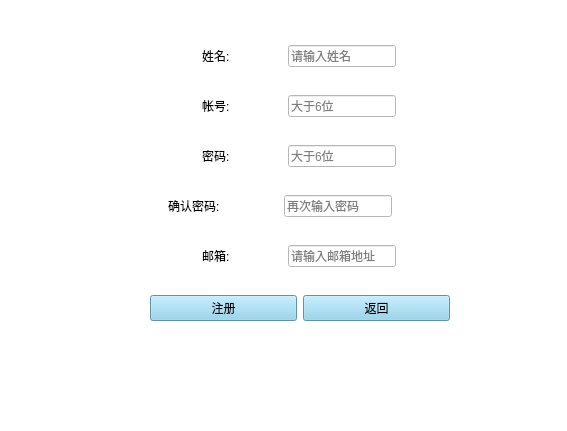
<?xml version="1.0" encoding="UTF-8"?>
<ui version="4.0">
 <class>register_window</class>
 <widget class="QMainWindow" name="register_window">
  <property name="geometry">
   <rect>
    <x>0</x>
    <y>0</y>
    <width>567</width>
    <height>431</height>
   </rect>
  </property>
  <property name="sizePolicy">
   <sizepolicy hsizetype="Preferred" vsizetype="Preferred">
    <horstretch>56</horstretch>
    <verstretch>43</verstretch>
   </sizepolicy>
  </property>
  <property name="font">
   <font>
    <family>YaHei Monaco Hybird</family>
    <pointsize>12</pointsize>
    <weight>50</weight>
    <italic>false</italic>
    <bold>false</bold>
   </font>
  </property>
  <property name="windowTitle">
   <string>注册</string>
  </property>
  <property name="styleSheet">
   <string notr="true">* {
	background-color: white;
	font: 12pt &quot;YaHei Monaco Hybird&quot;;
}
QPushButton{
	background-color: skyblue;
}
QLabel{
	font: 12pt &quot;YaHei Monaco Hybird&quot;;
}</string>
  </property>
  <widget class="QWidget" name="centralwidget">
   <widget class="QWidget" name="layoutWidget">
    <property name="geometry">
     <rect>
      <x>150</x>
      <y>290</y>
      <width>300</width>
      <height>36</height>
     </rect>
    </property>
    <layout class="QHBoxLayout" name="horizontalLayout_6">
     <item>
      <widget class="QPushButton" name="register_bt">
       <property name="text">
        <string>注册</string>
       </property>
      </widget>
     </item>
     <item>
      <widget class="QPushButton" name="return_bt">
       <property name="text">
        <string>返回</string>
       </property>
      </widget>
     </item>
    </layout>
   </widget>
   <widget class="QWidget" name="layoutWidget_2">
    <property name="geometry">
     <rect>
      <x>150</x>
      <y>140</y>
      <width>300</width>
      <height>33</height>
     </rect>
    </property>
    <layout class="QHBoxLayout" name="horizontalLayout_3">
     <item>
      <widget class="QLabel" name="pwd_lab">
       <property name="sizePolicy">
        <sizepolicy hsizetype="Fixed" vsizetype="Fixed">
         <horstretch>60</horstretch>
         <verstretch>30</verstretch>
        </sizepolicy>
       </property>
       <property name="text">
        <string>密码:</string>
       </property>
       <property name="textFormat">
        <enum>Qt::PlainText</enum>
       </property>
       <property name="buddy">
        <cstring>un_le</cstring>
       </property>
      </widget>
     </item>
     <item>
      <widget class="QLineEdit" name="pwd_le">
       <property name="sizePolicy">
        <sizepolicy hsizetype="Fixed" vsizetype="Fixed">
         <horstretch>200</horstretch>
         <verstretch>30</verstretch>
        </sizepolicy>
       </property>
       <property name="baseSize">
        <size>
         <width>220</width>
         <height>30</height>
        </size>
       </property>
       <property name="text">
        <string/>
       </property>
       <property name="echoMode">
        <enum>QLineEdit::Password</enum>
       </property>
       <property name="placeholderText">
        <string>大于6位</string>
       </property>
      </widget>
     </item>
    </layout>
   </widget>
   <widget class="QWidget" name="">
    <property name="geometry">
     <rect>
      <x>150</x>
      <y>40</y>
      <width>300</width>
      <height>33</height>
     </rect>
    </property>
    <layout class="QHBoxLayout" name="horizontalLayout">
     <item>
      <widget class="QLabel" name="name_lab">
       <property name="sizePolicy">
        <sizepolicy hsizetype="Fixed" vsizetype="Fixed">
         <horstretch>60</horstretch>
         <verstretch>30</verstretch>
        </sizepolicy>
       </property>
       <property name="text">
        <string>姓名:</string>
       </property>
       <property name="textFormat">
        <enum>Qt::PlainText</enum>
       </property>
       <property name="buddy">
        <cstring></cstring>
       </property>
      </widget>
     </item>
     <item>
      <widget class="QLineEdit" name="name_le">
       <property name="sizePolicy">
        <sizepolicy hsizetype="Fixed" vsizetype="Fixed">
         <horstretch>200</horstretch>
         <verstretch>30</verstretch>
        </sizepolicy>
       </property>
       <property name="baseSize">
        <size>
         <width>220</width>
         <height>30</height>
        </size>
       </property>
       <property name="text">
        <string/>
       </property>
       <property name="placeholderText">
        <string>请输入姓名</string>
       </property>
      </widget>
     </item>
    </layout>
   </widget>
   <widget class="QWidget" name="">
    <property name="geometry">
     <rect>
      <x>110</x>
      <y>190</y>
      <width>340</width>
      <height>33</height>
     </rect>
    </property>
    <layout class="QHBoxLayout" name="horizontalLayout_4">
     <item>
      <widget class="QLabel" name="confirm_lab">
       <property name="sizePolicy">
        <sizepolicy hsizetype="Fixed" vsizetype="Fixed">
         <horstretch>60</horstretch>
         <verstretch>30</verstretch>
        </sizepolicy>
       </property>
       <property name="text">
        <string>确认密码:</string>
       </property>
       <property name="textFormat">
        <enum>Qt::PlainText</enum>
       </property>
       <property name="buddy">
        <cstring></cstring>
       </property>
      </widget>
     </item>
     <item>
      <widget class="QLineEdit" name="confirm_le">
       <property name="sizePolicy">
        <sizepolicy hsizetype="Fixed" vsizetype="Fixed">
         <horstretch>200</horstretch>
         <verstretch>30</verstretch>
        </sizepolicy>
       </property>
       <property name="baseSize">
        <size>
         <width>220</width>
         <height>30</height>
        </size>
       </property>
       <property name="text">
        <string/>
       </property>
       <property name="echoMode">
        <enum>QLineEdit::Password</enum>
       </property>
       <property name="placeholderText">
        <string>再次输入密码</string>
       </property>
      </widget>
     </item>
    </layout>
   </widget>
   <widget class="QWidget" name="">
    <property name="geometry">
     <rect>
      <x>150</x>
      <y>240</y>
      <width>300</width>
      <height>33</height>
     </rect>
    </property>
    <layout class="QHBoxLayout" name="horizontalLayout_5">
     <item>
      <widget class="QLabel" name="email_lab">
       <property name="sizePolicy">
        <sizepolicy hsizetype="Fixed" vsizetype="Fixed">
         <horstretch>60</horstretch>
         <verstretch>30</verstretch>
        </sizepolicy>
       </property>
       <property name="text">
        <string>邮箱:</string>
       </property>
       <property name="textFormat">
        <enum>Qt::PlainText</enum>
       </property>
       <property name="buddy">
        <cstring></cstring>
       </property>
      </widget>
     </item>
     <item>
      <widget class="QLineEdit" name="email_le">
       <property name="sizePolicy">
        <sizepolicy hsizetype="Fixed" vsizetype="Fixed">
         <horstretch>200</horstretch>
         <verstretch>30</verstretch>
        </sizepolicy>
       </property>
       <property name="baseSize">
        <size>
         <width>220</width>
         <height>30</height>
        </size>
       </property>
       <property name="text">
        <string/>
       </property>
       <property name="placeholderText">
        <string>请输入邮箱地址</string>
       </property>
      </widget>
     </item>
    </layout>
   </widget>
   <widget class="QWidget" name="">
    <property name="geometry">
     <rect>
      <x>150</x>
      <y>90</y>
      <width>300</width>
      <height>33</height>
     </rect>
    </property>
    <layout class="QHBoxLayout" name="horizontalLayout_2">
     <item>
      <widget class="QLabel" name="un_lab">
       <property name="sizePolicy">
        <sizepolicy hsizetype="Fixed" vsizetype="Fixed">
         <horstretch>60</horstretch>
         <verstretch>30</verstretch>
        </sizepolicy>
       </property>
       <property name="text">
        <string>帐号:</string>
       </property>
       <property name="textFormat">
        <enum>Qt::PlainText</enum>
       </property>
       <property name="buddy">
        <cstring>un_le</cstring>
       </property>
      </widget>
     </item>
     <item>
      <widget class="QLineEdit" name="un_le">
       <property name="sizePolicy">
        <sizepolicy hsizetype="Fixed" vsizetype="Fixed">
         <horstretch>200</horstretch>
         <verstretch>30</verstretch>
        </sizepolicy>
       </property>
       <property name="baseSize">
        <size>
         <width>220</width>
         <height>30</height>
        </size>
       </property>
       <property name="text">
        <string/>
       </property>
       <property name="placeholderText">
        <string>大于6位</string>
       </property>
      </widget>
     </item>
    </layout>
   </widget>
  </widget>
 </widget>
 <tabstops>
  <tabstop>name_le</tabstop>
  <tabstop>un_le</tabstop>
  <tabstop>pwd_le</tabstop>
  <tabstop>confirm_le</tabstop>
  <tabstop>email_le</tabstop>
  <tabstop>register_bt</tabstop>
  <tabstop>return_bt</tabstop>
 </tabstops>
 <resources/>
 <connections/>
</ui>
